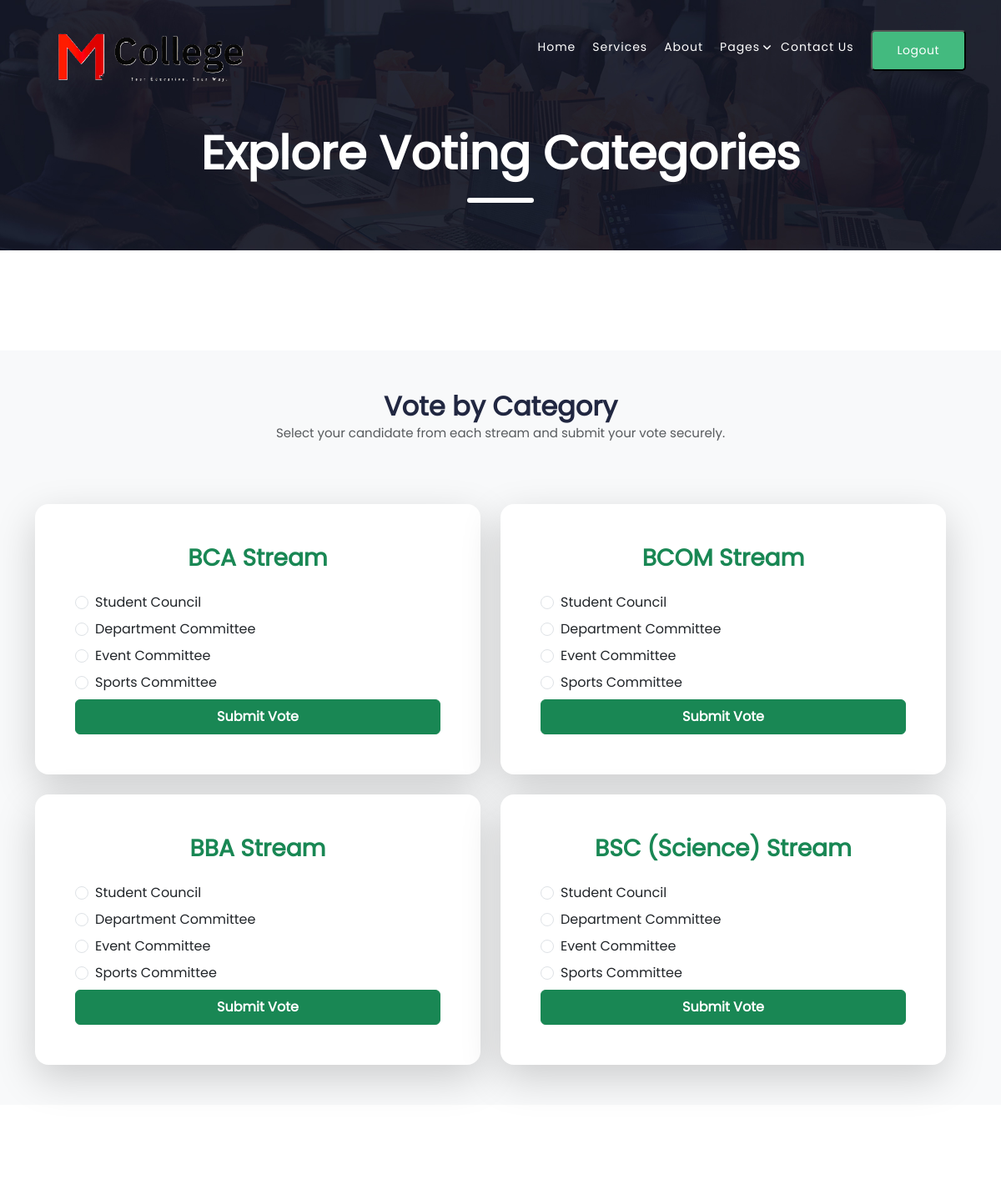
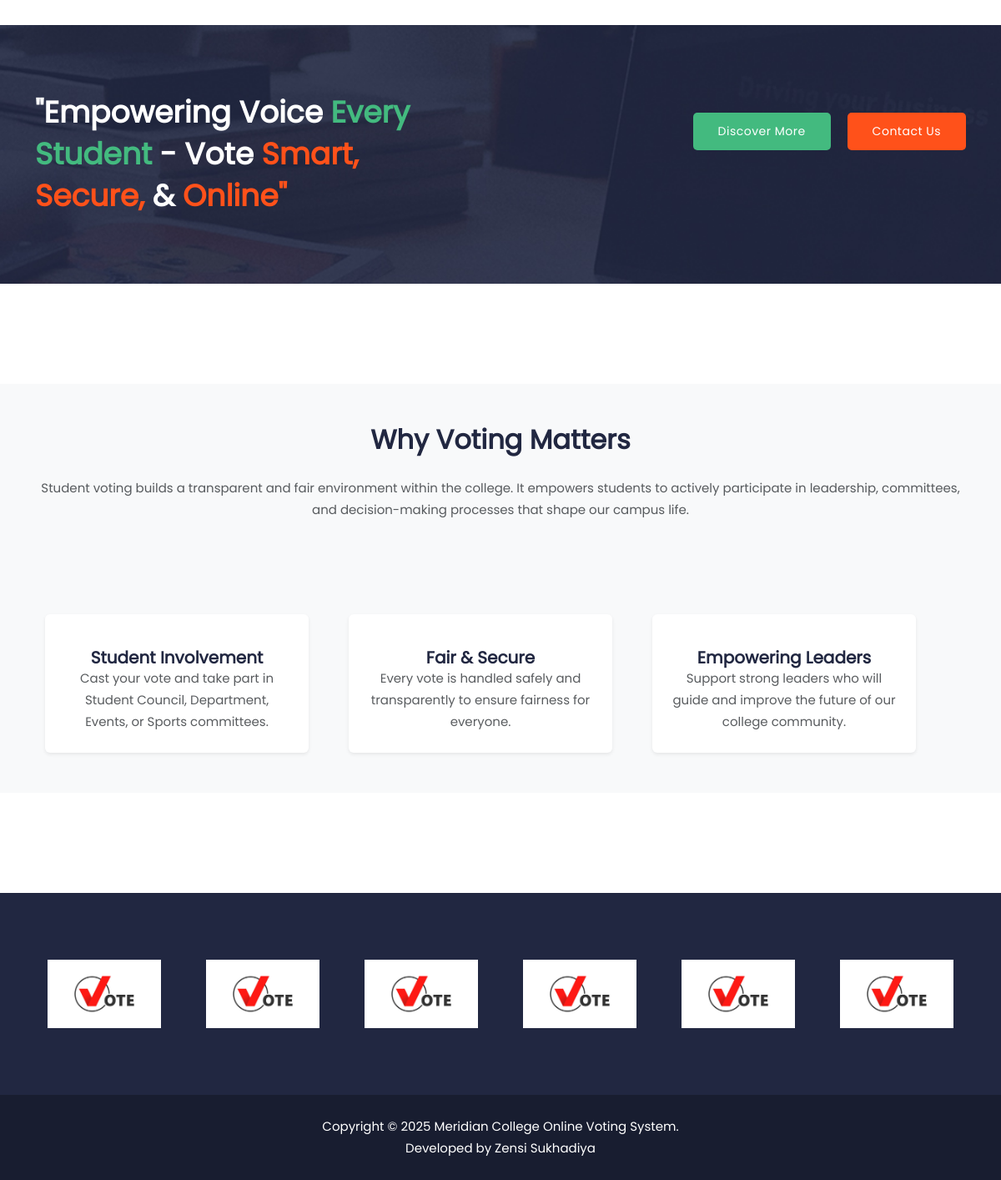
The app's page /category/ (signed in) with its own data (2 pictures, top to bottom).
### Online_voting_system/models.py (models this page shows, shortened)
class Category(models.Model):
    name = models.CharField(max_length=100, unique=True)

class Committee(models.Model):
    category = models.ForeignKey(Category, on_delete=models.CASCADE, related_name="committees")
    name = models.CharField(max_length=150)
    is_active = models.BooleanField(default=False)
    show_live_results = models.BooleanField(default=False)

### Online_voting_system/views.py (the view)
# urls.py: path('category/', login_required(views.category), name='category'),
@login_required
def category(request):
    categories = Category.objects.prefetch_related("committees").all()
    return render(request, "category.html", {"categories": categories})

### templates/category.html (shortened to what this page needs)
{% extends "base.html" %}
{% load static %}
{% block body %}
  <div class="page-heading">
    <div class="container">
      <div class="row">
        <div class="col-lg-12 text-center">
          <div class="header-text">
            <h2>Explore Voting Categories</h2>
            <div class="div-dec"></div>
          </div>
        </div>
      </div>
    </div>
  </div>
  <section class="py-5 bg-light">
    <div class="container">
      <div class="text-center mb-5">
        <h2 class="fw-bold">Vote by Category</h2>
        <p class="text-muted">Select your candidate from each stream and submit your vote securely.</p>
      </div>
      <div class="row g-4">
      <div class="row g-4 mt-4">
        {% for category in categories %}
          <div class="col-md-6">
            <div class="card shadow-lg border-0 h-100 text-center p-5 hover-box">
              <h3 class="mb-4 text-success fw-bold">{{ category.name }} Stream</h3>
              <form action="{% url 'voting' %}" method="get">
                {% for committee in category.committees.all %}
                  <div class="form-check text-start mb-2">
                    <input
                      class="form-check-input"
                      type="radio"
                      name="committee"
                      id="committee-{{ committee.id }}"
                      value="{{ committee.id }}"
                      required
                    >
                    <label class="form-check-label" for="committee-{{ committee.id }}">
                      {{ committee.name }}
                    </label>
                  </div>
                {% empty %}
                  <p class="text-muted">No committees added yet for this category.</p>
                {% endfor %}
                <button type="submit" class="btn btn-success w-100 py-2 fw-bold">Submit Vote</button>
              </form>
            </div>
          </div>
        {% empty %}
          <p class="text-center">⚠️ No categories available. Please add from Admin.</p>
        {% endfor %}
      </div>
    </div>
  </section>
  {% block middle %}
    <section class="simple-cta">
      <div class="container">
        <div class="row">
          <div class="col-lg-5">
            <h4>"Empowering Voice <em>Every Student</em> - Vote <strong> Smart, Secure, </strong> &amp; <strong> Online" </strong></h4>
          </div>
          <div class="col-lg-7">
            <div class="buttons">
              <div class="green-button">
                <a href="{% url 'about-us' %}">Discover More</a>
              </div>
              <div class="orange-button">
                <a href="{% url 'contact-us' %}">Contact Us</a>
              </div>
            </div>
          </div>
        </div>
      </div>
    </section>
  {% endblock middle %}
  <section class="py-5 bg-light">
    <div class="container">
      <div class="text-center mb-1">
        <h2 class="fw-bold">Why Voting Matters</h2>
        <p class="text-muted">
          <br> Student voting builds a transparent and fair environment within the college.
          It empowers students to actively participate in leadership, committees,
          and decision-making processes that shape our campus life.
        </p>
      </div>
      <div class="row g-4 mt-3">
      <div class="row g-5">
        <div class="col-md-4">
          <div class="card border-0 shadow-sm p-4 h-100 text-center">
            <h5 class="fw-bold">Student Involvement</h5>
            <p class="text-muted">
              Cast your vote and take part in Student Council, Department, Events, or Sports committees.
            </p>
          </div>
        </div>
        <div class="col-md-4">
          <div class="card border-0 shadow-sm p-4 h-100 text-center">
            <h5 class="fw-bold">Fair & Secure</h5>
            <p class="text-muted">
              Every vote is handled safely and transparently to ensure fairness for everyone.
            </p>
          </div>
        </div>
        <div class="col-md-4">
          <div class="card border-0 shadow-sm p-4 h-100 text-center">
            <h5 class="fw-bold">Empowering Leaders</h5>
            <p class="text-muted">
              Support strong leaders who will guide and improve the future of our college community.
            </p>
          </div>
        </div>
      </div>
    </div>
  </section>
{% endblock body %}

### templates/base.html (shortened to what this page needs)
{% load static %}
<!DOCTYPE html>
<html lang="en">
  <head>
    <link rel="stylesheet" href="{% static 'vendor/bootstrap/css/bootstrap.min.css' %}">
    <link rel="stylesheet" href="{% static 'assets/css/fontawesome.css' %}">
    <link rel="stylesheet" href="{% static 'assets/css/templatemo-574-mexant.css' %}">
    <link rel="stylesheet" href="{% static 'assets/css/owl.css' %}">
    <link rel="stylesheet" href="{% static 'assets/css/animate.css' %}">
    <link rel="stylesheet" href="{% static 'assets/css/swiper-bundle.min.css' %}">
    <link rel="stylesheet" href="{% static 'assets/css/style.css' %}">
  </head>
  <body>
    <header class="header-area header-sticky">
      <div class="container">
        <div class="row">
          <div class="col-12">
            <nav class="main-nav">
              <a href="" class="logo">
                <img src="{% static 'assets/images/logo.png' %}" alt="logo" width="200" height="80">
              </a>
              <ul class="nav">
                <li class="scroll-to-section"><a href="{% url 'index' %}" {% if request.resolver_match.url_name == 'index' %}class="active"{% endif %}>Home</a></li>
                <li class="scroll-to-section"><a href="{% url 'services' %}" {% if request.resolver_match.url_name == 'services' %}class="active"{% endif %}>Services</a></li>
                <li class="scroll-to-section"><a href="{% url 'about-us' %}" {% if request.resolver_match.url_name == 'about-us' %}class="active"{% endif %}>About</a></li>
                <li class="has-sub">
                  <a href="javascript:void(0)">Pages</a>
                </li>
                <li><a href="{% url 'contact-us' %}" {% if request.resolver_match.url_name == 'contact-us' %}class="active"{% endif %}>Contact Us</a></li>
                {% if user.is_authenticated %}
                  <li>
                    <form action="{% url 'logout' %}" method="post" style="display:inline;">
                      <button type="submit" class="green-button">Logout</button>
                    </form>
                  </li>
                {% endif %}
              </ul>
            </nav>
          </div>
        </div>
      </div>
    </header>
    {% block body %}{% endblock body %}
    <section class="partners">
      <div class="container">
        <div class="row">
          <div class="col-lg-2 col-sm-4 col-6">
            <div class="item">
              <img src="{% static 'assets/images/1.jpg' %}" alt="">
            </div>
          </div>
          <div class="col-lg-2 col-sm-4 col-6">
            <div class="item">
              <img src="{% static 'assets/images/1.jpg' %}" alt="">
            </div>
          </div>
          <div class="col-lg-2 col-sm-4 col-6">
            <div class="item">
              <img src="{% static 'assets/images/1.jpg' %}" alt="">
            </div>
          </div>
          <div class="col-lg-2 col-sm-4 col-6">
            <div class="item">
              <img src="{% static 'assets/images/1.jpg' %}" alt="">
            </div>
          </div>
          <div class="col-lg-2 col-sm-4 col-6">
            <div class="item">
              <img src="{% static 'assets/images/1.jpg' %}" alt="">
            </div>
          </div>
          <div class="col-lg-2 col-sm-4 col-6">
            <div class="item">
              <img src="{% static 'assets/images/1.jpg' %}" alt="">
            </div>
          </div>
        </div>
      </div>
    </section>
    <footer>
      <div class="container">
        <div class="row">
          <div class="col-lg-12">
            <p>Copyright © 2025 Meridian College Online Voting System.
            <br>Developed by Zensi Sukhadiya</p>
          </div>
        </div>
      </div>
    </footer>
  </body>
</html>

### templates/category.html (style rules this page uses)
.hover-box { transition: transform 0.3s, box-shadow 0.3s; border-radius: 1rem; }

### records on screen
Category: name "BCA"
Committee: name "Student Council"
Committee: name "Department Committee"
Committee: name "Event Committee"
Committee: name "Sports Committee"
Category: name "BCOM"
Committee: name "Student Council"
Committee: name "Department Committee"
Committee: name "Event Committee"
Committee: name "Sports Committee"
Category: name "BBA"
Committee: name "Student Council"
Committee: name "Department Committee"
Committee: name "Event Committee"
Committee: name "Sports Committee"
Category: name "BSC (Science)"
Committee: name "Student Council"
Committee: name "Department Committee"
Committee: name "Event Committee"
Committee: name "Sports Committee"
